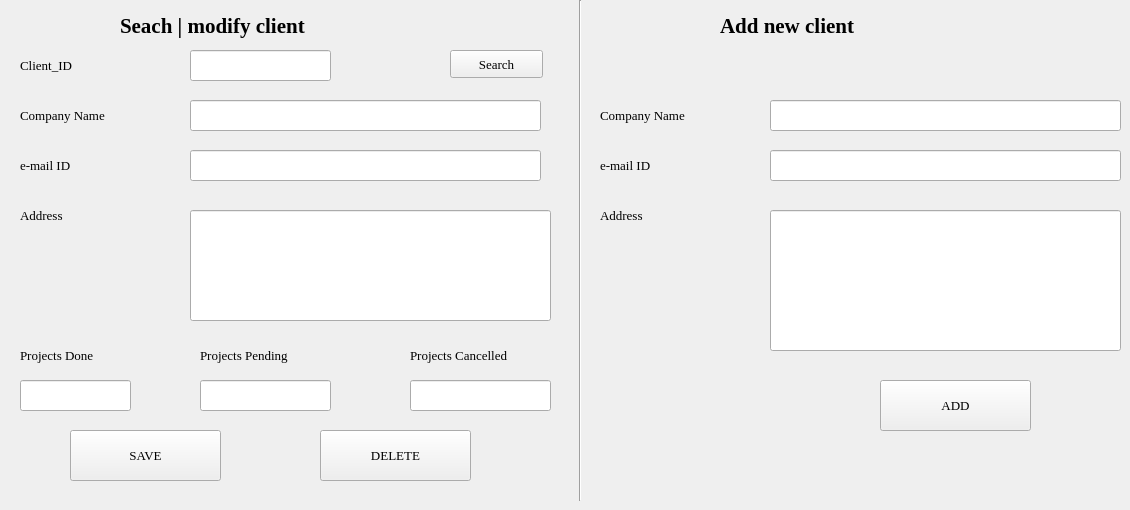
      <widget class="QWidget" name="tab_16">
       <attribute name="title">
        <string>search|modify|add client</string>
       </attribute>
       <widget class="QLineEdit" name="lineEdit_51">
        <property name="geometry">
         <rect>
          <x>190</x>
          <y>100</y>
          <width>351</width>
          <height>31</height>
         </rect>
        </property>
        <property name="font">
         <font>
          <family>Georgia</family>
          <pointsize>10</pointsize>
         </font>
        </property>
       </widget>
       <widget class="QLabel" name="label_48">
        <property name="geometry">
         <rect>
          <x>20</x>
          <y>340</y>
          <width>111</width>
          <height>31</height>
         </rect>
        </property>
        <property name="font">
         <font>
          <family>Georgia</family>
          <pointsize>10</pointsize>
         </font>
        </property>
        <property name="text">
         <string>Projects Done</string>
        </property>
       </widget>
       <widget class="QLabel" name="label_51">
        <property name="geometry">
         <rect>
          <x>20</x>
          <y>100</y>
          <width>131</width>
          <height>31</height>
         </rect>
        </property>
        <property name="font">
         <font>
          <family>Georgia</family>
          <pointsize>10</pointsize>
         </font>
        </property>
        <property name="text">
         <string>Company Name</string>
        </property>
       </widget>
       <widget class="QLineEdit" name="lineEdit_52">
        <property name="geometry">
         <rect>
          <x>410</x>
          <y>380</y>
          <width>141</width>
          <height>31</height>
         </rect>
        </property>
        <property name="font">
         <font>
          <family>Georgia</family>
          <pointsize>10</pointsize>
         </font>
        </property>
       </widget>
       <widget class="QLabel" name="label_52">
        <property name="geometry">
         <rect>
          <x>200</x>
          <y>340</y>
          <width>131</width>
          <height>31</height>
         </rect>
        </property>
        <property name="font">
         <font>
          <family>Georgia</family>
          <pointsize>10</pointsize>
         </font>
        </property>
        <property name="text">
         <string>Projects Pending</string>
        </property>
       </widget>
       <widget class="QLineEdit" name="lineEdit_53">
        <property name="geometry">
         <rect>
          <x>190</x>
          <y>150</y>
          <width>351</width>
          <height>31</height>
         </rect>
        </property>
        <property name="font">
         <font>
          <family>Georgia</family>
          <pointsize>10</pointsize>
         </font>
        </property>
       </widget>
       <widget class="QLabel" name="label_53">
        <property name="geometry">
         <rect>
          <x>20</x>
          <y>50</y>
          <width>91</width>
          <height>31</height>
         </rect>
        </property>
        <property name="font">
         <font>
          <family>Georgia</family>
          <pointsize>10</pointsize>
         </font>
        </property>
        <property name="text">
         <string>Client_ID</string>
        </property>
       </widget>
       <widget class="QLabel" name="label_54">
        <property name="geometry">
         <rect>
          <x>410</x>
          <y>340</y>
          <width>141</width>
          <height>31</height>
         </rect>
        </property>
        <property name="font">
         <font>
          <family>Georgia</family>
          <pointsize>10</pointsize>
         </font>
        </property>
        <property name="text">
         <string>Projects Cancelled</string>
        </property>
       </widget>
       <widget class="QLineEdit" name="lineEdit_54">
        <property name="geometry">
         <rect>
          <x>190</x>
          <y>50</y>
          <width>141</width>
          <height>31</height>
         </rect>
        </property>
        <property name="font">
         <font>
          <family>Georgia</family>
          <pointsize>10</pointsize>
         </font>
        </property>
        <property name="text">
         <string/>
        </property>
       </widget>
       <widget class="QLineEdit" name="lineEdit_55">
        <property name="geometry">
         <rect>
          <x>20</x>
          <y>380</y>
          <width>111</width>
          <height>31</height>
         </rect>
        </property>
        <property name="font">
         <font>
          <family>Georgia</family>
          <pointsize>10</pointsize>
         </font>
        </property>
       </widget>
       <widget class="QLabel" name="label_55">
        <property name="geometry">
         <rect>
          <x>20</x>
          <y>150</y>
          <width>91</width>
          <height>31</height>
         </rect>
        </property>
        <property name="font">
         <font>
          <family>Georgia</family>
          <pointsize>10</pointsize>
         </font>
        </property>
        <property name="text">
         <string>e-mail ID</string>
        </property>
       </widget>
       <widget class="QLineEdit" name="lineEdit_56">
        <property name="geometry">
         <rect>
          <x>200</x>
          <y>380</y>
          <width>131</width>
          <height>31</height>
         </rect>
        </property>
        <property name="font">
         <font>
          <family>Georgia</family>
          <pointsize>10</pointsize>
         </font>
        </property>
       </widget>
       <widget class="QLineEdit" name="lineEdit_57">
        <property name="geometry">
         <rect>
          <x>190</x>
          <y>210</y>
          <width>361</width>
          <height>111</height>
         </rect>
        </property>
        <property name="font">
         <font>
          <family>Georgia</family>
          <pointsize>10</pointsize>
         </font>
        </property>
       </widget>
       <widget class="QLabel" name="label_56">
        <property name="geometry">
         <rect>
          <x>20</x>
          <y>200</y>
          <width>91</width>
          <height>31</height>
         </rect>
        </property>
        <property name="font">
         <font>
          <family>Georgia</family>
          <pointsize>10</pointsize>
         </font>
        </property>
        <property name="text">
         <string>Address</string>
        </property>
       </widget>
       <widget class="QPushButton" name="pushButton_16">
        <property name="geometry">
         <rect>
          <x>450</x>
          <y>50</y>
          <width>93</width>
          <height>28</height>
         </rect>
        </property>
        <property name="font">
         <font>
          <family>Georgia</family>
          <pointsize>10</pointsize>
         </font>
        </property>
        <property name="text">
         <string>Search</string>
        </property>
       </widget>
       <widget class="QPushButton" name="pushButton_17">
        <property name="geometry">
         <rect>
          <x>320</x>
          <y>430</y>
          <width>151</width>
          <height>51</height>
         </rect>
        </property>
        <property name="font">
         <font>
          <family>Georgia</family>
          <pointsize>10</pointsize>
         </font>
        </property>
        <property name="text">
         <string>DELETE</string>
        </property>
       </widget>
       <widget class="QPushButton" name="pushButton_18">
        <property name="geometry">
         <rect>
          <x>70</x>
          <y>430</y>
          <width>151</width>
          <height>51</height>
         </rect>
        </property>
        <property name="font">
         <font>
          <family>Georgia</family>
          <pointsize>10</pointsize>
         </font>
        </property>
        <property name="text">
         <string>SAVE</string>
        </property>
       </widget>
       <widget class="QLabel" name="label_93">
        <property name="geometry">
         <rect>
          <x>120</x>
          <y>10</y>
          <width>321</width>
          <height>31</height>
         </rect>
        </property>
        <property name="font">
         <font>
          <family>Georgia</family>
          <pointsize>16</pointsize>
          <weight>75</weight>
          <bold>true</bold>
         </font>
        </property>
        <property name="text">
         <string>Seach | modify client</string>
        </property>
       </widget>
       <widget class="QLabel" name="label_58">
        <property name="geometry">
         <rect>
          <x>600</x>
          <y>150</y>
          <width>91</width>
          <height>31</height>
         </rect>
        </property>
        <property name="font">
         <font>
          <family>Georgia</family>
          <pointsize>10</pointsize>
         </font>
        </property>
        <property name="text">
         <string>e-mail ID</string>
        </property>
       </widget>
       <widget class="QPushButton" name="pushButton_19">
        <property name="geometry">
         <rect>
          <x>880</x>
          <y>380</y>
          <width>151</width>
          <height>51</height>
         </rect>
        </property>
        <property name="font">
         <font>
          <family>Georgia</family>
          <pointsize>10</pointsize>
         </font>
        </property>
        <property name="text">
         <string>ADD</string>
        </property>
       </widget>
       <widget class="QLabel" name="label_94">
        <property name="geometry">
         <rect>
          <x>720</x>
          <y>10</y>
          <width>221</width>
          <height>31</height>
         </rect>
        </property>
        <property name="font">
         <font>
          <family>Georgia</family>
          <pointsize>16</pointsize>
          <weight>75</weight>
          <bold>true</bold>
         </font>
        </property>
        <property name="text">
         <string>Add new client</string>
        </property>
       </widget>
       <widget class="QLabel" name="label_96">
        <property name="geometry">
         <rect>
          <x>600</x>
          <y>100</y>
          <width>131</width>
          <height>31</height>
         </rect>
        </property>
        <property name="font">
         <font>
          <family>Georgia</family>
          <pointsize>10</pointsize>
         </font>
        </property>
        <property name="text">
         <string>Company Name</string>
        </property>
       </widget>
       <widget class="QLineEdit" name="lineEdit_87">
        <property name="geometry">
         <rect>
          <x>770</x>
          <y>100</y>
          <width>351</width>
          <height>31</height>
         </rect>
        </property>
        <property name="font">
         <font>
          <family>Georgia</family>
          <pointsize>10</pointsize>
         </font>
        </property>
       </widget>
       <widget class="QLineEdit" name="lineEdit_88">
        <property name="geometry">
         <rect>
          <x>770</x>
          <y>210</y>
          <width>351</width>
          <height>141</height>
         </rect>
        </property>
        <property name="font">
         <font>
          <family>Georgia</family>
          <pointsize>10</pointsize>
         </font>
        </property>
       </widget>
       <widget class="QLabel" name="label_98">
        <property name="geometry">
         <rect>
          <x>600</x>
          <y>200</y>
          <width>91</width>
          <height>31</height>
         </rect>
        </property>
        <property name="font">
         <font>
          <family>Georgia</family>
          <pointsize>10</pointsize>
         </font>
        </property>
        <property name="text">
         <string>Address</string>
        </property>
       </widget>
       <widget class="QLineEdit" name="lineEdit_91">
        <property name="geometry">
         <rect>
          <x>770</x>
          <y>150</y>
          <width>351</width>
          <height>31</height>
         </rect>
        </property>
        <property name="font">
         <font>
          <family>Georgia</family>
          <pointsize>10</pointsize>
         </font>
        </property>
       </widget>
       <widget class="Line" name="line">
        <property name="geometry">
         <rect>
          <x>570</x>
          <y>0</y>
          <width>20</width>
          <height>501</height>
         </rect>
        </property>
        <property name="orientation">
         <enum>Qt::Vertical</enum>
        </property>
       </widget>
      </widget>
